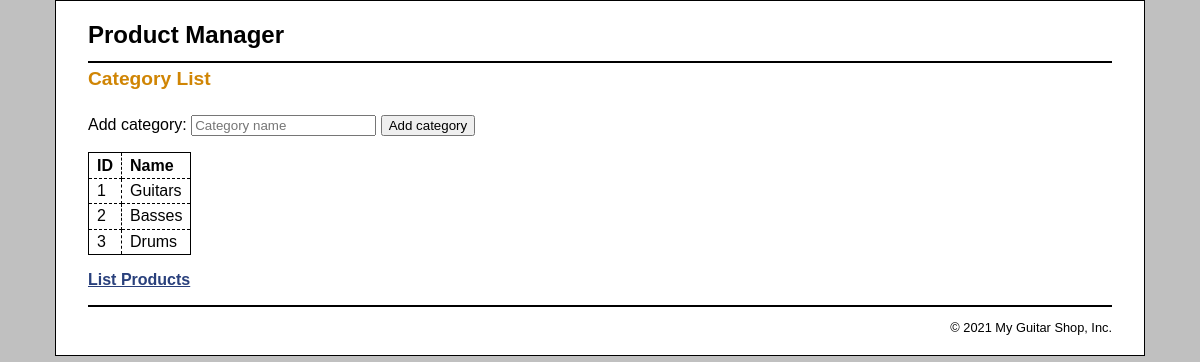
Page /11_access/category_list.php on the committed database.
### tables this page shows
CREATE TABLE categories (
  categoryID       INT(11)        NOT NULL   AUTO_INCREMENT,
  categoryName     VARCHAR(255)   NOT NULL,
  PRIMARY KEY (categoryID)
);

### 11_access/db_functions.php (called while the page is built, shortened)
<?php
function db_all($table, $columns='*') {
    global $db;
    $query_string = "SELECT $columns FROM $table";
    $result_set = mysqli_query($db, $query_string);
    return $result_set;
}
?>

### 11_access/category_list.php (the view, shortened to what this page needs)
<?php
$categories = db_all("categories");
?>
<!DOCTYPE html>
<html lang="en">
<head>
    <link rel="stylesheet" type="text/css" href="/styles/main.css" />
</head>
<body>
    <header>
        <h1>Product Manager</h1>
    </header>
    <main>
        <h2>Category List</h2>
        <form action="/11_access/add_category.php" method="POST">
            <p>
                <label>Add category:</label>
                <input type="text" name="categoryName" placeholder="Category name">
                <input type="submit" value="Add category">
            </p>
        </form>
        <table>
            <thead>
                <tr>
                    <th>ID</th>
                    <th>Name</th>
                </tr>
            </thead>
            <tbody>
            <?php foreach ($categories as $category) : ?>
                <tr>
                    <td><?php echo $category['categoryID']; ?></td>
                    <td><?php echo $category['categoryName']; ?></td>
                </tr>
            <?php endforeach; ?>
            </tbody>
        </table>
        <p><a href="index.php">List Products</a></p>
    </main>
    <footer>
        <p>&copy; <?php echo date("Y"); ?> My Guitar Shop, Inc.</p>
    </footer>
</body>
</html>

### styles/main.css (style rules this page uses)
html { background-color: rgb(192, 192, 192); }
body { margin-top: 0; font-family: Arial, Helvetica, sans-serif; width: 1024px; margin: 0 auto; background-color: white; border: 1px solid black; padding: .5em 2em; }
header { margin: 0; border-bottom: 2px solid black; }
header h1 { margin: 0; padding: .5em 0; color: black; }
main { margin: 0; }
footer { clear: both; margin-top: 1em; border-top: 2px solid black; }
footer p { text-align: right; font-size: 80%; margin: 1em 0; }
h1 { font-size: 150%; margin: 0; padding: .5em 0 .25em; }
h2 { font-size: 120%; margin: 0; padding: .25em 0 .5em; }
h1, h2 { color: rgb(208, 133, 4); }
a { color: rgb(41, 64, 124); font-weight: bold; }
table { border: 1px solid black; border-collapse: collapse; }
td, th { border: 1px dashed black; padding: .2em .5em .2em .5em; vertical-align: top; text-align: left; }
form { margin: 0; }

### rows in the picture
categories: categoryID "1", categoryName "Guitars"
categories: categoryID "2", categoryName "Basses"
categories: categoryID "3", categoryName "Drums"
